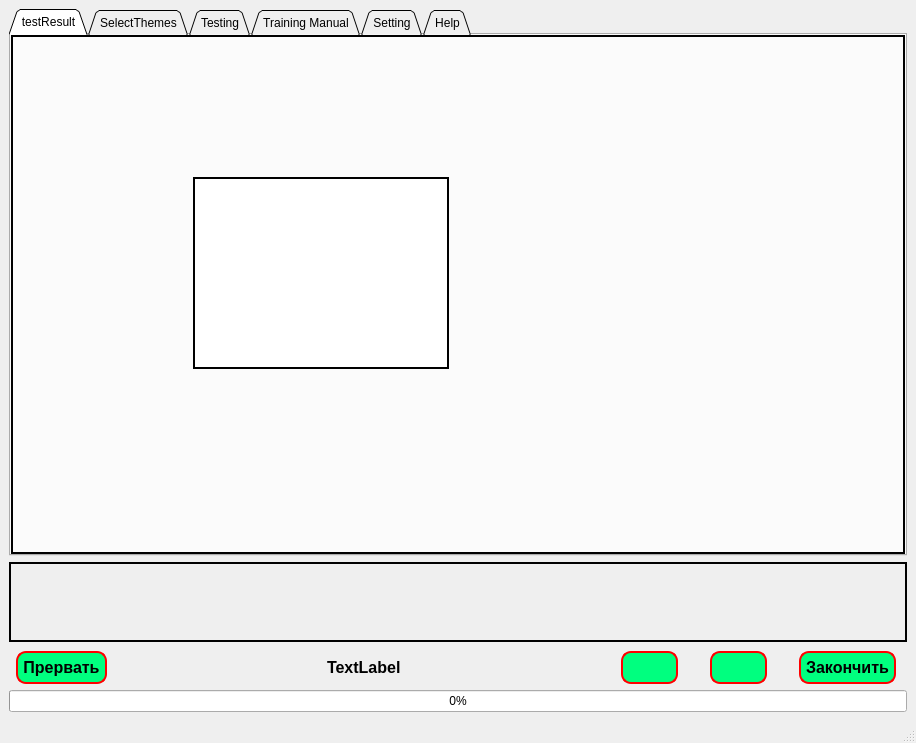
<?xml version="1.0" encoding="UTF-8"?>
<ui version="4.0">
 <class>MainWindow</class>
 <widget class="QMainWindow" name="MainWindow">
  <property name="geometry">
   <rect>
    <x>0</x>
    <y>0</y>
    <width>916</width>
    <height>743</height>
   </rect>
  </property>
  <property name="sizePolicy">
   <sizepolicy hsizetype="Fixed" vsizetype="Preferred">
    <horstretch>0</horstretch>
    <verstretch>0</verstretch>
   </sizepolicy>
  </property>
  <property name="windowTitle">
   <string>iSmile</string>
  </property>
  <property name="styleSheet">
   <string notr="true">/*background-image: url(&quot;E:/qtpet/sm02/Tesla/tesla_m_S02_yellow.png&quot; );
background-image:url(&quot;E:/qtpet/settingSmile/help/water_effect_1024x0_326.webp&quot;);*/ </string>
  </property>
  <widget class="QWidget" name="centralwidget">
   <property name="styleSheet">
    <string notr="true"/>
   </property>
   <layout class="QGridLayout" name="gridLayout_4">
    <item row="1" column="0">
     <widget class="QFrame" name="framTasksButton">
      <property name="sizePolicy">
       <sizepolicy hsizetype="Preferred" vsizetype="Fixed">
        <horstretch>0</horstretch>
        <verstretch>0</verstretch>
       </sizepolicy>
      </property>
      <property name="minimumSize">
       <size>
        <width>0</width>
        <height>80</height>
       </size>
      </property>
      <property name="baseSize">
       <size>
        <width>0</width>
        <height>23</height>
       </size>
      </property>
      <property name="styleSheet">
       <string notr="true">border-width: 2px; 
border-style: solid;
border-color: : #000000;/* #000000Цвет границы*/
</string>
      </property>
      <property name="frameShape">
       <enum>QFrame::Shape::StyledPanel</enum>
      </property>
      <property name="frameShadow">
       <enum>QFrame::Shadow::Raised</enum>
      </property>
     </widget>
    </item>
    <item row="0" column="0">
     <widget class="QTabWidget" name="tabWidget">
      <property name="sizePolicy">
       <sizepolicy hsizetype="Expanding" vsizetype="Expanding">
        <horstretch>9</horstretch>
        <verstretch>0</verstretch>
       </sizepolicy>
      </property>
      <property name="styleSheet">
       <string notr="true">border-width: 2px; 
border-style: solid;
/*border: none;*/
border-color: : #000000;/* #000000Цвет границы*/





</string>
      </property>
      <property name="tabShape">
       <enum>QTabWidget::TabShape::Triangular</enum>
      </property>
      <property name="currentIndex">
       <number>0</number>
      </property>
      <property name="tabsClosable">
       <bool>false</bool>
      </property>
      <property name="movable">
       <bool>false</bool>
      </property>
      <widget class="QWidget" name="tabTestResult">
       <attribute name="title">
        <string>testResult</string>
       </attribute>
       <widget class="QGraphicsView" name="graphicsViewGrade">
        <property name="geometry">
         <rect>
          <x>180</x>
          <y>140</y>
          <width>256</width>
          <height>192</height>
         </rect>
        </property>
        <property name="frameShape">
         <enum>QFrame::Shape::NoFrame</enum>
        </property>
        <property name="lineWidth">
         <number>0</number>
        </property>
       </widget>
      </widget>
      <widget class="QWidget" name="tabSelectThemes">
       <attribute name="title">
        <string>SelectThemes</string>
       </attribute>
       <widget class="QListView" name="listViewThemes">
        <property name="geometry">
         <rect>
          <x>9</x>
          <y>9</y>
          <width>256</width>
          <height>192</height>
         </rect>
        </property>
       </widget>
      </widget>
      <widget class="QWidget" name="tabTest">
       <attribute name="title">
        <string>Testing</string>
       </attribute>
       <layout class="QHBoxLayout" name="horizontalLayout_2">
        <property name="spacing">
         <number>0</number>
        </property>
        <property name="leftMargin">
         <number>0</number>
        </property>
        <property name="topMargin">
         <number>0</number>
        </property>
        <property name="rightMargin">
         <number>0</number>
        </property>
        <property name="bottomMargin">
         <number>0</number>
        </property>
        <item>
         <widget class="QTextBrowser" name="textBrowserQwest">
          <property name="baseSize">
           <size>
            <width>0</width>
            <height>0</height>
           </size>
          </property>
          <property name="styleSheet">
           <string notr="true"/>
          </property>
         </widget>
        </item>
        <item>
         <widget class="QFrame" name="frameRadioButton">
          <property name="sizePolicy">
           <sizepolicy hsizetype="Fixed" vsizetype="Expanding">
            <horstretch>0</horstretch>
            <verstretch>0</verstretch>
           </sizepolicy>
          </property>
          <property name="minimumSize">
           <size>
            <width>40</width>
            <height>0</height>
           </size>
          </property>
          <property name="styleSheet">
           <string notr="true">border-width: 2px;
border-style: solid;
border-color: : #000000;/* #000000Цвет границы*/
background-color: lightblue
</string>
          </property>
          <property name="frameShape">
           <enum>QFrame::Shape::StyledPanel</enum>
          </property>
          <property name="frameShadow">
           <enum>QFrame::Shadow::Raised</enum>
          </property>
         </widget>
        </item>
        <item>
         <widget class="QTextBrowser" name="textBrowserAnser"/>
        </item>
       </layout>
      </widget>
      <widget class="QWidget" name="tabTranManual">
       <attribute name="title">
        <string>Training Manual</string>
       </attribute>
       <layout class="QGridLayout" name="gridLayout">
        <item row="0" column="0">
         <widget class="QFrame" name="frameMet">
          <property name="styleSheet">
           <string notr="true">border: none;




</string>
          </property>
          <property name="frameShape">
           <enum>QFrame::Shape::StyledPanel</enum>
          </property>
          <property name="frameShadow">
           <enum>QFrame::Shadow::Raised</enum>
          </property>
          <layout class="QGridLayout" name="gridLayout_6">
           <item row="0" column="0">
            <widget class="QTextBrowser" name="textBrowserMet">
             <property name="html">
              <string>&lt;!DOCTYPE HTML PUBLIC &quot;-//W3C//DTD HTML 4.0//EN&quot; &quot;http://www.w3.org/TR/REC-html40/strict.dtd&quot;&gt;
&lt;html&gt;&lt;head&gt;&lt;meta name=&quot;qrichtext&quot; content=&quot;1&quot; /&gt;&lt;meta charset=&quot;utf-8&quot; /&gt;&lt;style type=&quot;text/css&quot;&gt;
p, li { white-space: pre-wrap; }
hr { height: 1px; border-width: 0; }
li.unchecked::marker { content: &quot;\2610&quot;; }
li.checked::marker { content: &quot;\2612&quot;; }
&lt;/style&gt;&lt;/head&gt;&lt;body style=&quot; font-family:'Segoe UI'; font-size:9pt; font-weight:400; font-style:normal;&quot;&gt;
&lt;p style=&quot; margin-top:0px; margin-bottom:0px; margin-left:0px; margin-right:0px; -qt-block-indent:0; text-indent:0px;&quot;&gt;Методичка&lt;/p&gt;&lt;/body&gt;&lt;/html&gt;</string>
             </property>
            </widget>
           </item>
          </layout>
         </widget>
        </item>
       </layout>
      </widget>
      <widget class="QWidget" name="tabSetting">
       <attribute name="title">
        <string>Setting</string>
       </attribute>
       <widget class="QGroupBox" name="groupBoxStretch">
        <property name="geometry">
         <rect>
          <x>10</x>
          <y>10</y>
          <width>211</width>
          <height>91</height>
         </rect>
        </property>
        <property name="title">
         <string>Stretch</string>
        </property>
        <property name="flat">
         <bool>false</bool>
        </property>
        <layout class="QVBoxLayout" name="L2">
         <property name="topMargin">
          <number>9</number>
         </property>
         <item>
          <layout class="QGridLayout" name="gridLayout_3">
           <item row="0" column="0">
            <widget class="QRadioButton" name="radioButtonStretch">
             <property name="text">
              <string>stretchable application</string>
             </property>
             <property name="checked">
              <bool>true</bool>
             </property>
            </widget>
           </item>
           <item row="1" column="0">
            <widget class="QRadioButton" name="radioButtonNoStretch">
             <property name="text">
              <string>non-stretchable application</string>
             </property>
            </widget>
           </item>
          </layout>
         </item>
        </layout>
       </widget>
       <widget class="QWidget" name="layoutWidget">
        <property name="geometry">
         <rect>
          <x>10</x>
          <y>130</y>
          <width>851</width>
          <height>25</height>
         </rect>
        </property>
        <layout class="QHBoxLayout" name="horizontalLayout_3">
         <item>
          <widget class="QLabel" name="labelGraph">
           <property name="enabled">
            <bool>true</bool>
           </property>
           <property name="text">
            <string>path to graph</string>
           </property>
          </widget>
         </item>
         <item>
          <widget class="QLineEdit" name="lineEditGraph">
           <property name="enabled">
            <bool>true</bool>
           </property>
          </widget>
         </item>
         <item>
          <widget class="QToolButton" name="toolButtonGraph">
           <property name="enabled">
            <bool>true</bool>
           </property>
           <property name="text">
            <string>...</string>
           </property>
          </widget>
         </item>
        </layout>
       </widget>
      </widget>
      <widget class="QWidget" name="tabHelp">
       <attribute name="title">
        <string>Help</string>
       </attribute>
       <layout class="QGridLayout" name="gridLayout_2">
        <item row="0" column="0">
         <widget class="QFrame" name="frameHelp">
          <property name="styleSheet">
           <string notr="true">border: none;




</string>
          </property>
          <property name="frameShape">
           <enum>QFrame::Shape::StyledPanel</enum>
          </property>
          <property name="frameShadow">
           <enum>QFrame::Shadow::Raised</enum>
          </property>
          <layout class="QGridLayout" name="gridLayout_5">
           <item row="0" column="0">
            <widget class="QTextBrowser" name="textBrowserHelp">
             <property name="styleSheet">
              <string notr="true">  border: none; </string>
             </property>
             <property name="frameShape">
              <enum>QFrame::Shape::NoFrame</enum>
             </property>
             <property name="html">
              <string>&lt;!DOCTYPE HTML PUBLIC &quot;-//W3C//DTD HTML 4.0//EN&quot; &quot;http://www.w3.org/TR/REC-html40/strict.dtd&quot;&gt;
&lt;html&gt;&lt;head&gt;&lt;meta name=&quot;qrichtext&quot; content=&quot;1&quot; /&gt;&lt;meta charset=&quot;utf-8&quot; /&gt;&lt;style type=&quot;text/css&quot;&gt;
p, li { white-space: pre-wrap; }
hr { height: 1px; border-width: 0; }
li.unchecked::marker { content: &quot;\2610&quot;; }
li.checked::marker { content: &quot;\2612&quot;; }
&lt;/style&gt;&lt;/head&gt;&lt;body style=&quot; font-family:'Segoe UI'; font-size:9pt; font-weight:400; font-style:normal;&quot;&gt;
&lt;p style=&quot; margin-top:0px; margin-bottom:0px; margin-left:0px; margin-right:0px; -qt-block-indent:0; text-indent:0px;&quot;&gt;справка&lt;/p&gt;&lt;/body&gt;&lt;/html&gt;</string>
             </property>
            </widget>
           </item>
          </layout>
         </widget>
        </item>
       </layout>
      </widget>
     </widget>
    </item>
    <item row="2" column="0">
     <layout class="QHBoxLayout" name="horizontalLayout">
      <property name="spacing">
       <number>32</number>
      </property>
      <property name="leftMargin">
       <number>7</number>
      </property>
      <property name="topMargin">
       <number>3</number>
      </property>
      <property name="rightMargin">
       <number>11</number>
      </property>
      <item>
       <widget class="QPushButton" name="pushButtonTestBreak">
        <property name="font">
         <font>
          <pointsize>12</pointsize>
          <bold>true</bold>
         </font>
        </property>
        <property name="styleSheet">
         <string notr="true">QPushButton {
    background-color: #00FF7F; /* Цвет фона ffcc00 - апельсин */
    border: 2px solid #ff0000; /* Толщина и цвет рамки */
    border-radius: 10px; /* Закругление углов рамки */
    padding: 5px; /* Отступы внутри кнопки */
    color: #000000; /* синий Цвет текста ffffff - это белы */
}</string>
        </property>
        <property name="text">
         <string>Прервать</string>
        </property>
        <property name="icon">
         <iconset theme="QIcon::ThemeIcon::WindowClose"/>
        </property>
       </widget>
      </item>
      <item>
       <spacer name="horizontalSpacer">
        <property name="orientation">
         <enum>Qt::Orientation::Horizontal</enum>
        </property>
        <property name="sizeHint" stdset="0">
         <size>
          <width>40</width>
          <height>20</height>
         </size>
        </property>
       </spacer>
      </item>
      <item>
       <widget class="QLabel" name="labelTaskNotComleted">
        <property name="font">
         <font>
          <pointsize>12</pointsize>
          <bold>true</bold>
         </font>
        </property>
        <property name="text">
         <string>TextLabel</string>
        </property>
       </widget>
      </item>
      <item>
       <spacer name="horizontalSpacer_2">
        <property name="orientation">
         <enum>Qt::Orientation::Horizontal</enum>
        </property>
        <property name="sizeHint" stdset="0">
         <size>
          <width>40</width>
          <height>20</height>
         </size>
        </property>
       </spacer>
      </item>
      <item>
       <widget class="QPushButton" name="pushButtonPrevious">
        <property name="minimumSize">
         <size>
          <width>0</width>
          <height>25</height>
         </size>
        </property>
        <property name="font">
         <font>
          <pointsize>12</pointsize>
          <bold>true</bold>
         </font>
        </property>
        <property name="styleSheet">
         <string notr="true">QPushButton {
    background-color: #00FF7F; /* Цвет фона ffcc00 - апельсин */
    border: 2px solid #ff0000; /* Толщина и цвет рамки */
    border-radius: 10px; /* Закругление углов рамки */
    padding: 5px; /* Отступы внутри кнопки */
    color: #000000; /* синий Цвет текста ffffff - это белы */
}</string>
        </property>
        <property name="text">
         <string/>
        </property>
        <property name="icon">
         <iconset theme="QIcon::ThemeIcon::GoPrevious"/>
        </property>
       </widget>
      </item>
      <item>
       <widget class="QPushButton" name="pushButtonNext">
        <property name="minimumSize">
         <size>
          <width>0</width>
          <height>25</height>
         </size>
        </property>
        <property name="font">
         <font>
          <pointsize>12</pointsize>
          <bold>true</bold>
         </font>
        </property>
        <property name="styleSheet">
         <string notr="true">QPushButton {
    background-color: #00FF7F; /* Цвет фона ffcc00 - апельсин */
    border: 2px solid #ff0000; /* Толщина и цвет рамки */
    border-radius: 10px; /* Закругление углов рамки */
    padding: 5px; /* Отступы внутри кнопки */
    color: #000000; /* синий Цвет текста ffffff - это белы */
}</string>
        </property>
        <property name="text">
         <string/>
        </property>
        <property name="icon">
         <iconset theme="QIcon::ThemeIcon::GoNext"/>
        </property>
       </widget>
      </item>
      <item>
       <widget class="QPushButton" name="pushButtonEndTest">
        <property name="minimumSize">
         <size>
          <width>0</width>
          <height>25</height>
         </size>
        </property>
        <property name="font">
         <font>
          <pointsize>12</pointsize>
          <bold>true</bold>
         </font>
        </property>
        <property name="styleSheet">
         <string notr="true">QPushButton {
    background-color: #00FF7F; /* Цвет фона ffcc00 - апельсин */
    border: 2px solid #ff0000; /* Толщина и цвет рамки */
    border-radius: 10px; /* Закругление углов рамки */
    padding: 5px; /* Отступы внутри кнопки */
    color: #000000; /* синий Цвет текста ffffff - это белы */
}</string>
        </property>
        <property name="text">
         <string>Закончить</string>
        </property>
       </widget>
      </item>
     </layout>
    </item>
    <item row="3" column="0">
     <widget class="QProgressBar" name="progressBar">
      <property name="value">
       <number>0</number>
      </property>
     </widget>
    </item>
   </layout>
  </widget>
  <widget class="QMenuBar" name="menubar">
   <property name="geometry">
    <rect>
     <x>0</x>
     <y>0</y>
     <width>916</width>
     <height>22</height>
    </rect>
   </property>
  </widget>
  <widget class="QStatusBar" name="statusbar"/>
  <action name="action">
   <property name="text">
    <string>Выбор темы</string>
   </property>
  </action>
 </widget>
 <resources/>
 <connections/>
</ui>
